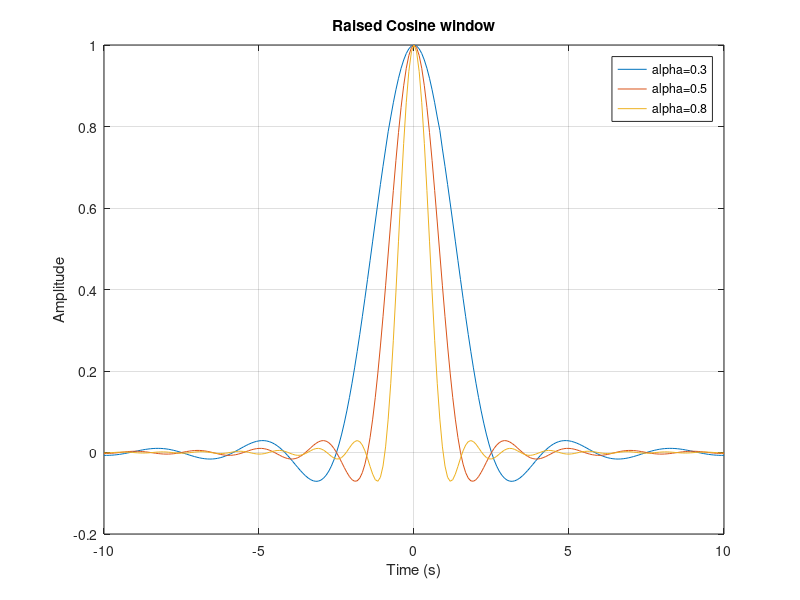
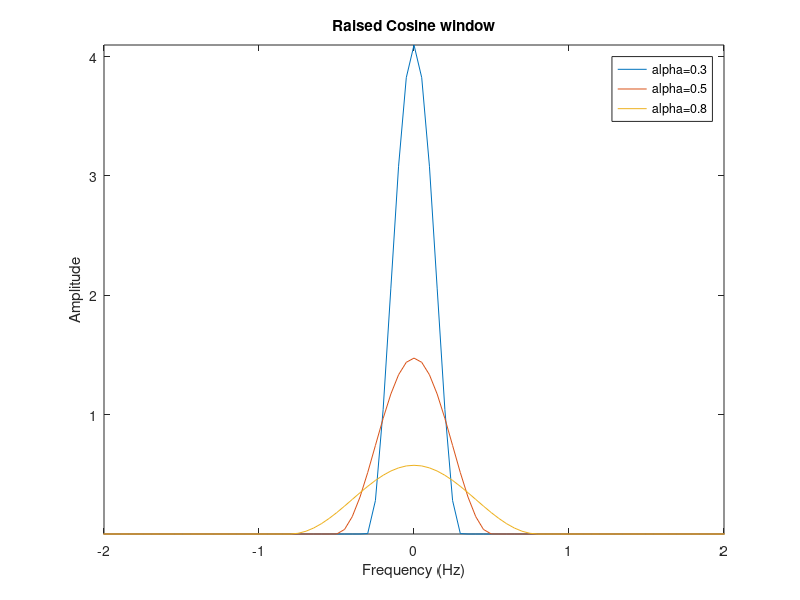
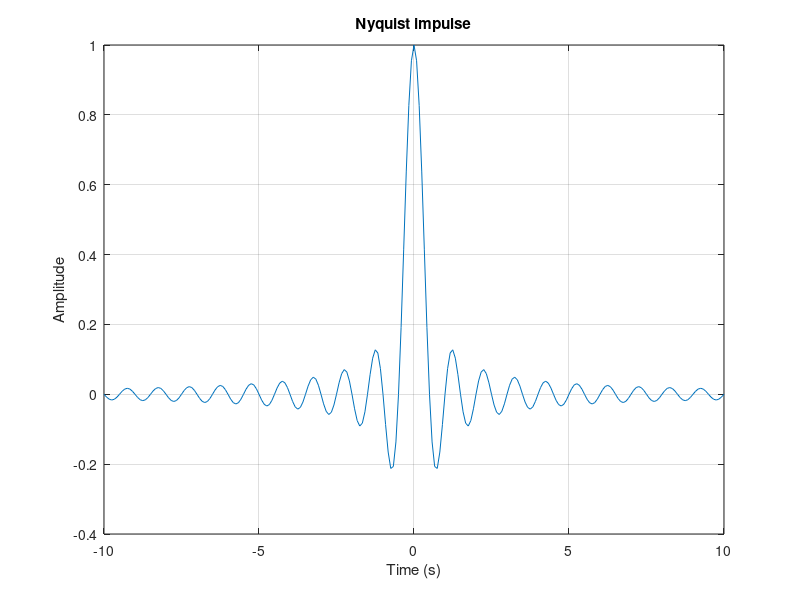
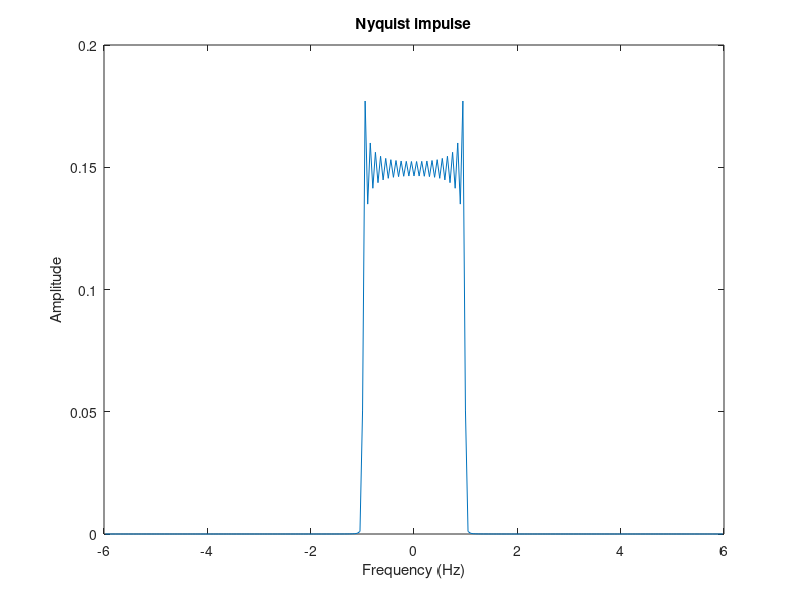

These figures' MATLAB source, in order:
% this program analysis Raised Cosine window, Nyquist impulse, RC filter
% and the realtionship between them. 
% book: Multirate Signal Processing for Communications Systems 
% chapter 4.1, 4.2 and 4.3
% surprising discovery: 
% Nyquist impulse spectrum power=sps/(2*t_range*f_symbol)
% I do not know why
clc;clear;close all;
f_symbol = 2;  % symbol frequency (number of symbols per second)
t_range = 10;
sps = 6;  % sample per symbol
fs = f_symbol*sps; % sample frequeny
t = -t_range:1/fs:t_range;

%% Raised Cosine window
alpha=[0.3 0.5 0.8];
% time domain
h_rcw_rec=[];
for i=1:length(alpha)
    h_rcw_num = cos(pi*alpha(i)*f_symbol*t);
    h_rcw_den = 1-(2*alpha(i)*f_symbol*t).^2;
    den_zero = find(abs(h_rcw_den)<=2*eps); % when f_symbol = 2; t_range = 2; sps = 6; abs(h_rcw_den) will equal to 2*eps
    h_rcw = h_rcw_num./h_rcw_den;
    h_rcw(den_zero) = pi*sin(pi*alpha(i)*f_symbol*t(den_zero))./(8*alpha(i)*f_symbol*t(den_zero));
    plot(t,h_rcw)
    hold on
    h_rcw_rec=[h_rcw_rec;h_rcw];
end
xlabel('Time (s)');
ylabel('Amplitude');
grid on
title('Raised Cosine window')
legend(strcat('alpha=',num2str(alpha(1))),strcat('alpha=',num2str(alpha(2))),strcat('alpha=',num2str(alpha(3))));

% frequency domain
figure(2)
for i=1:length(alpha)
    h_rcw=h_rcw_rec(i,:);
    N = length(h_rcw);
    Fs=fft(h_rcw,N);
    AFs=abs(fftshift(Fs)).^2/N;
    f=(0:N-1)*fs/N;
    plot(t*fs*fs/length(t),AFs);
    hold on
end
xlabel('Frequency (Hz)');
ylabel('Amplitude');
axis([-f_symbol,f_symbol,-inf,inf])
title('Raised Cosine window')
legend(strcat('alpha=',num2str(alpha(1))),strcat('alpha=',num2str(alpha(2))),strcat('alpha=',num2str(alpha(3))));

%% Nyquist impulse
% time domain
figure
h_nyq = sin(pi*f_symbol*t)./(pi*f_symbol*t);
h_nyq(t==0)=1;
plot(t,h_nyq)
xlabel('Time (s)');
ylabel('Amplitude');
grid on
title('Nyquist impulse')

% frequency domain
figure
N = length(h_nyq);
Fs=fft(h_nyq,N);
AFs=abs(fftshift(Fs)).^2/N;
f=(0:N-1)*fs/N;
plot(t*fs*fs/length(t),AFs);
xlabel('Frequency (Hz)');
ylabel('Amplitude');
title('Nyquist impulse')

%% RC filter
% time domain
figure
h_rcf_rec=[];
for i=1:length(alpha)
    h_rcw=h_rcw_rec(i,:);
    h_rcf = h_nyq.*h_rcw;
    plot(t,h_rcf)
    hold on
    h_rcf_rec=[h_rcf_rec;h_rcf];
end
xlabel('Time (s)');
ylabel('Amplitude');
grid on
title('RC filter')
legend(strcat('alpha=',num2str(alpha(1))),strcat('alpha=',num2str(alpha(2))),strcat('alpha=',num2str(alpha(3))));

% frequency domain
figure
for i=1:length(alpha)
    h_rcf=h_rcf_rec(i,:);
    N = length(h_rcf);
    Fs=fft(h_rcf,N);
%     AFs=abs(fftshift(Fs)).^2/sps.^2; % spectrum power density=1
    AFs=abs(fftshift(Fs)).^2/N;
    f=(0:N-1)*fs/N;
    plot(t*fs*fs/length(t),AFs);
    hold on
end
xlabel('Frequency (Hz)');
ylabel('Amplitude');
title('RC filter')
legend(strcat('alpha=',num2str(alpha(1))),strcat('alpha=',num2str(alpha(2))),strcat('alpha=',num2str(alpha(3))));
